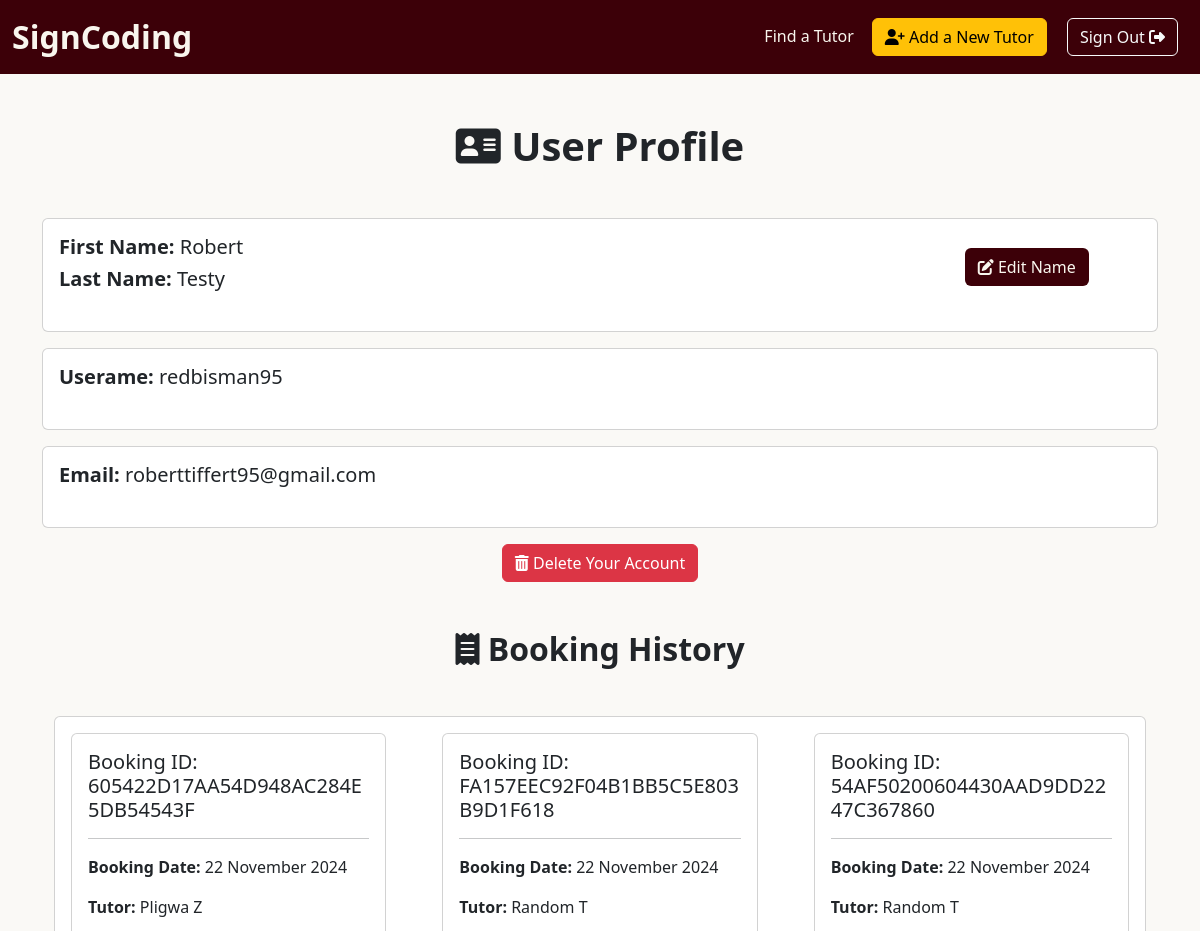
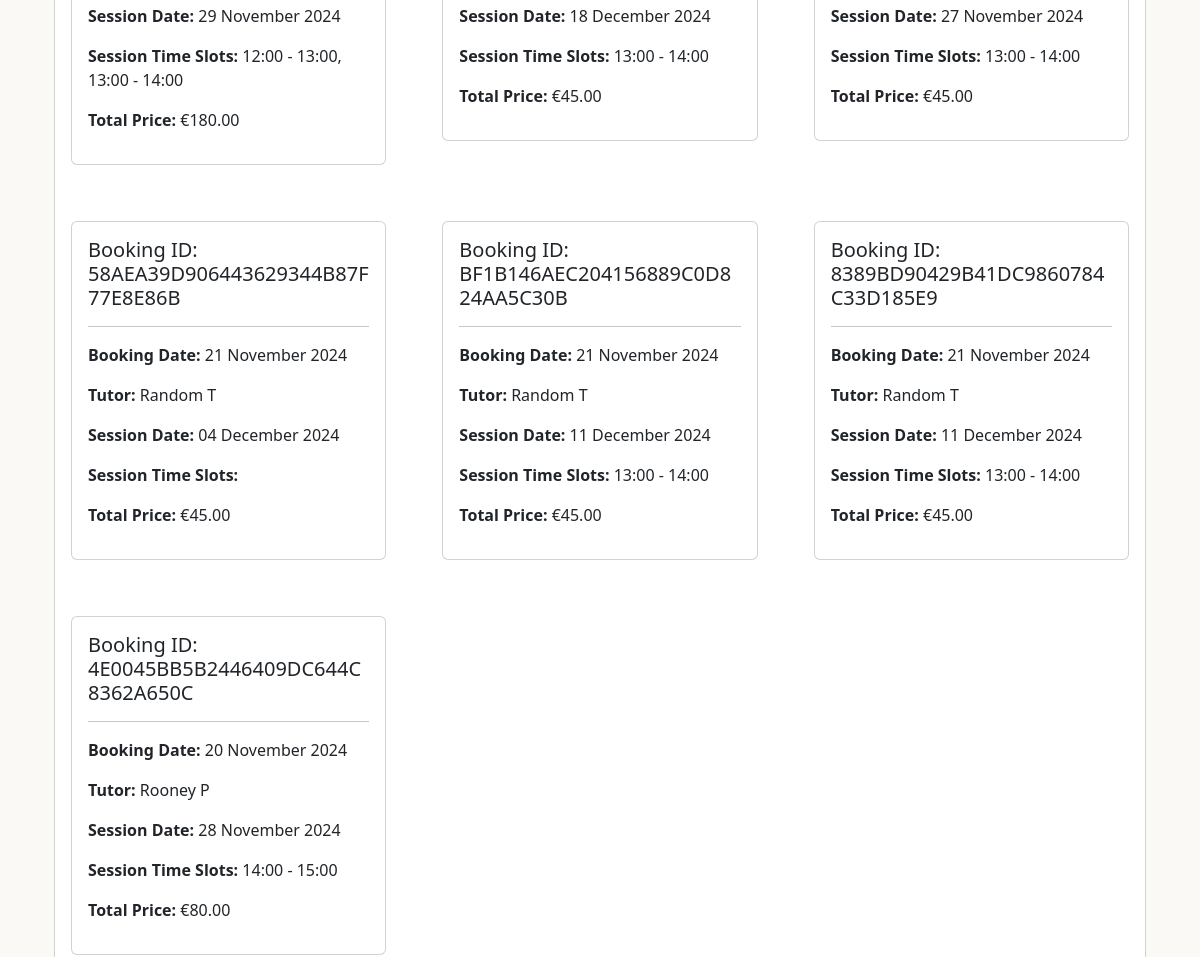
The page /user/ (signed in, upper part) on the database as committed earlier (2 pictures, top to bottom).
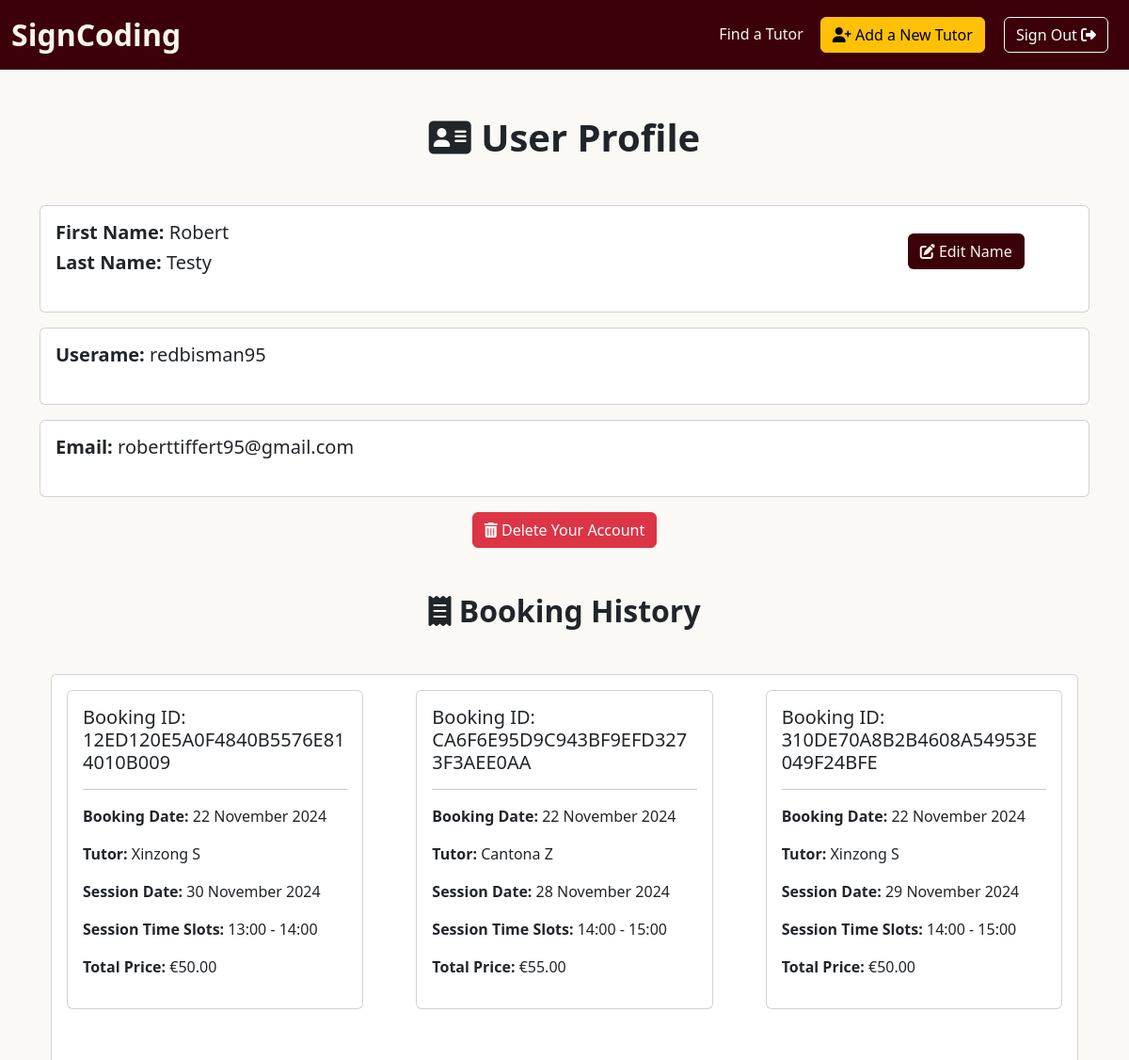
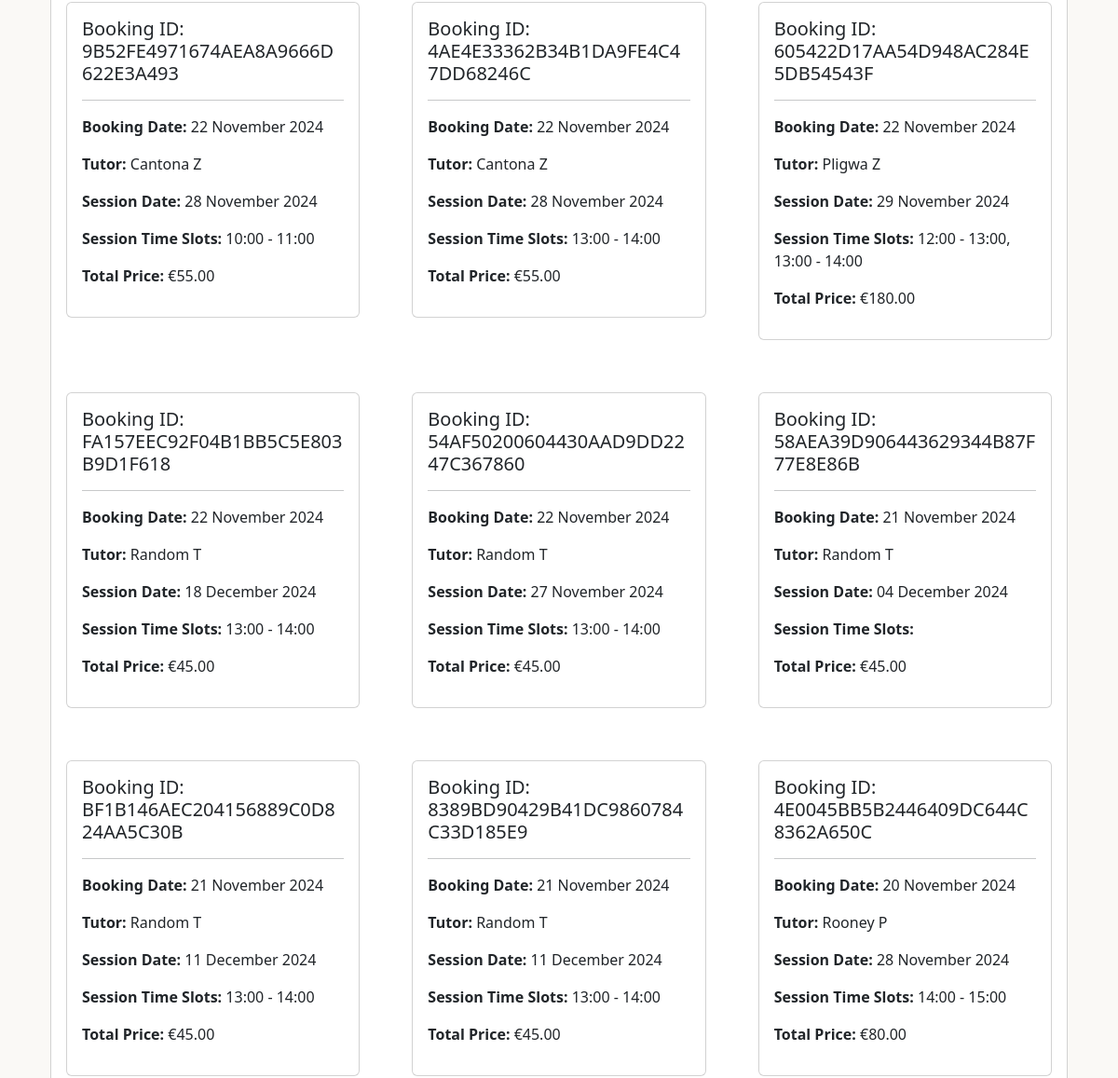
The same page on the database as committed later (2 pictures, top to bottom).
### booking/models.py (models this page shows, shortened)
class Booking(models.Model):
    booking_id = models.CharField(max_length=32, unique=True, editable=False, verbose_name="Booking ID")
    booking_date = models.DateTimeField(auto_now_add=True, editable=False, verbose_name="Booking Date")
    stripe_pid = models.CharField(max_length=254, unique=True, null=False, blank=False, default='', editable=False, verbose_name="Stripe Payment ID")
    user = models.ForeignKey(Profile, on_delete=models.PROTECT, related_name="bookings")
    tutor = models.ForeignKey(Tutor, on_delete=models.PROTECT, related_name="bookings")
    total_price = models.DecimalField(max_digits=6, decimal_places=2)
    session_date = models.DateField()
    session_time = models.ManyToManyField(TimeSlot, related_name="bookings")
    class Meta:
        ordering = ['-booking_date']

### tutor/models.py (models this page shows, shortened)
class Tutor(models.Model):
    tutor_firstname = models.CharField(max_length=50, verbose_name="Tutor's First Name")
    tutor_lastname = models.CharField(max_length=50, verbose_name="Tutor's Surname")
    tutor_email = models.EmailField(max_length=254, unique=True, verbose_name="Tutor's Email Address", validators=[EmailValidator()])
    programming_languages = models.ManyToManyField(ProgrammingLanguage, related_name="tutors")
    sign_languages = models.ManyToManyField(SignLanguage, related_name="tutors")
    day_availability = models.ManyToManyField(DayAvailability)
    time_availability = models.ManyToManyField(TimeSlot, related_name="tutors")
    price = models.DecimalField(max_digits=6, decimal_places=2)
    photo = CloudinaryField('profile_picture', default='images/default_tutor.jpg')

class TimeSlot(models.Model):
    start_time = models.TimeField()
    end_time = models.TimeField()
    def __str__(self):
        return f"{self.start_time.strftime('%H:%M')} - {self.end_time.strftime('%H:%M')}"

### personaluser/views.py (the view)
# urls.py: path('', views.user_profile, name='user_profile'),
@login_required
def user_profile(request):
    profile = get_object_or_404(Profile, personal_details=request.user)
    if request.user != profile.personal_details:
        raise PermissionDenied("You do not have permission to access this page.")
    bookings = Booking.objects.filter(user=profile).order_by('-booking_date')
    return render(request, 'personaluser/my_profile.html', {'profile': profile, 'bookings': bookings})

### personaluser/templates/personaluser/my_profile.html (shortened to what this page needs)
{% extends "base.html" %}
{% load static %}
{% block extra_css %}
<link rel="stylesheet" href="{% static 'css/personaluser.css' %}">
{% endblock %}
{% block content %}
<div class="container mt-3">
    <h1 class="text-center mt-5 mb-5"><strong><i class="fa-solid fa-address-card"></i> User Profile</strong></h1>
    <div class="card mb-3">
        <div class="row mb-3">
            <div class="col-md-9">
                <div class="card-body">
                    <h5 class="card-title"><strong>First Name:</strong> {{ profile.personal_firstname }}</h5>
                    <h5 class="card-title"><strong>Last Name:</strong> {{ profile.personal_lastname }}</h5>
                </div>
            </div>
            <div class="col-md-3 d-flex justify-content-center align-items-center">
                <div class="text-center">
                    <a class="btn btn-profile-color" href="{% url 'edit_profile' %}"><i
                            class="fa-solid fa-pen-to-square"></i> Edit Name</a>
                </div>
            </div>
        </div>
    </div>
    <div class="card mb-3">
        <div class="row mb-3">
            <div class="col-md-9">
                <div class="card-body">
                    <h5 class="card-title"><strong>Userame:</strong> {{ profile.personal_details.username }}</h5>
                </div>
            </div>
        </div>
    </div>
    <div class="card mb-3">
        <div class="row mb-3">
            <div class="col-md-9">
                <div class="card-body">
                    <h5 class="card-title"><strong>Email:</strong> {{ profile.personal_details.email }}</h5>
                </div>
            </div>
        </div>
    </div>
    <div class="row mb-3 d-flex justify-content-center align-items-center">
        <div class="col-auto">
            <button type="button" class="btn btn-danger" data-bs-toggle="modal" data-bs-target="#deleteModal">
                <i class="fa-solid fa-trash-can"></i> Delete Your Account
            </button>
        </div>
    </div>
    <div class="container mt-3">
        <h2 class="text-center mt-5 mb-5"><strong><i class="fa-solid fa-receipt"></i> Booking History</strong></h2>
        <div class="card mb-3">
            {% if bookings %}
            <div class="row">
                {% for booking in bookings %}
                <div class="col-md-6 col-lg-4 mb-4">
                    <div class="card m-3">
                        <div class="card-body">
                            <h5 class="card-title">Booking ID: {{ booking.booking_id }}</h5>
                            <hr>
                            <p><strong>Booking Date:</strong> {{ booking.booking_date|date:"d F Y" }}</p>
                            <p><strong>Tutor:</strong> {{ booking.tutor.tutor_firstname }}
                                {{ booking.tutor.tutor_lastname|slice:":1" }}</p>
                            <p><strong>Session Date:</strong> {{ booking.session_date|date:"d F Y" }}</p>
                            <p><strong>Session Time Slots:</strong> {{ booking.session_time.all|join:", " }}</p>
                            <p><strong>Total Price:</strong> €{{ booking.total_price }}</p>
                        </div>
                    </div>
                </div>
                {% endfor %}
            </div>
            {% else %}
            <div class="card-body">
                <p>No bookings found.</p>
            </div>
            {% endif %}
        </div>
    </div>
</div>
{% endblock %}

Rows that differ between the two databases and show on the page:
added Booking: booking_id "12ED120E5A0F4840B5576E814010B009", booking_date "22 November 2024", tutor.tutor_firstname "Xinzong", tutor.tutor_lastname "S", session_date "30 November 2024", session_time.all "13:00 - 14:00", total_price "50.00"
added Booking: booking_id "CA6F6E95D9C943BF9EFD3273F3AEE0AA", booking_date "22 November 2024", tutor.tutor_firstname "Cantona", tutor.tutor_lastname "Z", session_date "28 November 2024", session_time.all "14:00 - 15:00", total_price "55.00"
added Booking: booking_id "310DE70A8B2B4608A54953E049F24BFE", booking_date "22 November 2024", tutor.tutor_firstname "Xinzong", tutor.tutor_lastname "S", session_date "29 November 2024", session_time.all "14:00 - 15:00", total_price "50.00"
added Booking: booking_id "9B52FE4971674AEA8A9666D622E3A493", booking_date "22 November 2024", tutor.tutor_firstname "Cantona", tutor.tutor_lastname "Z", session_date "28 November 2024", session_time.all "10:00 - 11:00", total_price "55.00"
added Booking: booking_id "4AE4E33362B34B1DA9FE4C47DD68246C", booking_date "22 November 2024", tutor.tutor_firstname "Cantona", tutor.tutor_lastname "Z", session_date "28 November 2024", session_time.all "13:00 - 14:00", total_price "55.00"
